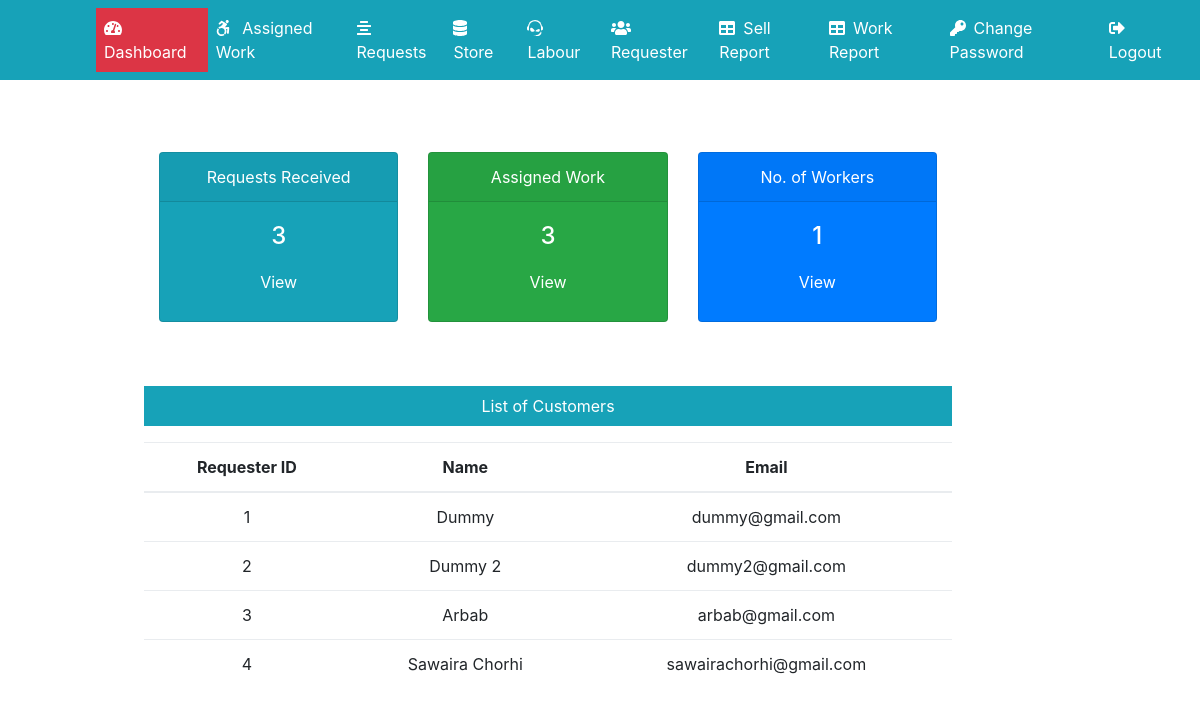
The app's page /Admin/dashboard.php (signed in) with its own data.
### tables this page shows
CREATE TABLE `requsterlogin_tb` (
  `r_login_id` int(11) NOT NULL,
  `r_name` varchar(60) NOT NULL,
  `r_email` varchar(60) NOT NULL,
  `r_password` varchar(60) NOT NULL
);

### Admin/dashboard.php (the view, shortened to what this page needs)
<?php
include('../dbConnection.php');
include('includes/header.php');
$sql = "SELECT max(request_id) FROM submitrequest_tb";
$result = $conn->query($sql);
$row = $result->fetch_row();
$submitrequest = $row[0];
$sql = "SELECT max(request_id) FROM assignwork_tb";
$result = $conn->query($sql);
$row = $result->fetch_row();
$assignwork = $row[0];
$sql = "SELECT * FROM technician_tb";
$result = $conn->query($sql);
$totaltech = $result->num_rows;
?>
<div class="col-sm-9 col-md-10 p-5 m-5">
    <div class="row text-center mx-5 m-2">
        <div class="col-sm-4 mt-5">
            <div class="card text-white bg-info mb-3" style="max-width: 16rem;">
            <div class="card-header">Requests Received</div>
            <div class="card-body">
                <h4 class="card-title"><?php echo $submitrequest; ?></h4>
                <a href="request.php" class="btn text-white"> View</a>
            </div>
            </div>
        </div>
        <div class="col-sm-4 mt-5">
            <div class="card text-white bg-success mb-3" style="max-width: 16rem;">
            <div class="card-header">Assigned Work</div>
            <div class="card-body">
                <h4 class="card-title"><?php echo $assignwork; ?></h4>
                <a href="work.php" class="btn text-white"> View</a>
            </div>
            </div>
        </div>
        <div class="col-sm-4 mt-5">
            <div class="card text-white bg-primary mb-3" style="max-width: 16rem;">
            <div class="card-header">No. of Workers</div>
            <div class="card-body">
                <h4 class="card-title"><?php echo $totaltech; ?></h4>
                <a href="technician.php" class="btn text-white"> View</a>
            </div>
            </div>
        </div>
    </div>
    <div class="mx-5 mt-5 text-center">
     <p class="bg-info text-white p-2">List of Customers </p>
     <?php
      $sql = "SELECT * FROM requsterlogin_tb";
      $result = $conn->query($sql);
      if($result->num_rows > 0){
          echo '
          <table class="table">
            <thead>
             <tr>
              <th scope="col">Requester ID</th>
              <th scope="col">Name</th>
              <th scope="col">Email</th>
              </tr>
            </thead>
            <tbody>';
             while($row = $result->fetch_assoc()){
             echo '<tr>';
              echo '<td>'.$row["r_login_id"].'</td>';
              echo '<td>'.$row["r_name"].'</td>';
              echo '<td>'.$row["r_email"].'</td>';
            echo '</tr>';
             }
           echo '</tbody>
          </table>';
      }else{
          echo '0 Result';
      }
     ?>
    </div>
</div>
    <?php
        include('includes/footer.php')
    ?>

### Admin/includes/header.php (shortened to what this page needs)
<!DOCTYPE html>
<html lang="en">
<head>
    <link rel = "stylesheet" href ="../css/bootstrap.min.css">
    <link rel= "stylesheet" href = "../css/all.min.css">
    <link rel= "stylesheet" href = "../css/custom.css">
</head>
<body>
<nav class= "navbar navbar-expand-md navbar-dark bg-info pl-5 fixed-top">
            <div class="collapse navbar-collapse" id="myMenu">
                <ul class="navbar-nav pl-5 custom-nav">
                    <li class="nav-item">
                        <a class="nav-link <?php if(PAGE == 'dashboard'){echo 'active';} ?>" href="dashboard.php">
                            <i class="fas fa-tachometer-alt mr-2">  </i>Dashboard
                        </a>
                    </li>
                    <li class="nav-item">
                        <a class="nav-link  <?php if(PAGE == 'work'){echo 'active';} ?>" href="work.php">
                            <i class="fab fa-accessible-icon mr-2">  </i> Assigned Work
                         </a>
                    </li>
                    <li class="nav-item">
                        <a class="nav-link <?php if(PAGE == 'request'){echo 'active';} ?>" href="request.php">
                            <i class="fas fa-align-center mr-2">  </i>Requests
                        </a>
                    </li>
                    <li class="nav-item">
                        <a class="nav-link <?php if(PAGE == 'assets'){echo 'active';} ?>" href="assets.php">
                            <i class="fas fa-database mr-2">  </i> Store
                        </a>
                    </li>
                    <li class="nav-item">
                        <a class="nav-link <?php if(PAGE == 'technician'){echo 'active';} ?>" href="technician.php">
                            <i class="fab fa-teamspeak mr-2">  </i>Labour
                        </a>
                    </li>
                    <li class="nav-item">
                        <a class="nav-link <?php if(PAGE == 'requester'){echo 'active';} ?>" href="requester.php">
                            <i class="fas fa-users mr-2">  </i>Requester
                        </a>
                    </li>
                    <li class="nav-item">
                        <a class="nav-link <?php if(PAGE == 'sellreport'){echo 'active';} ?>" href="soldproductreport.php">
                            <i class="fas fa-table center mr-2">  </i>Sell Report
                        </a>
                    </li>
                    <li class="nav-item">
                        <a class="nav-link <?php if(PAGE == 'workreport'){echo 'active';} ?>" href="workreport.php">
                            <i class="fas fa-table center mr-2">  </i>Work Report
                        </a>
                    </li>
                    <li class="nav-item">
                        <a class="nav-link <?php if(PAGE == 'changepass'){echo 'active';} ?>" href="changepass.php">
                            <i class="fas fa-key mr-2">  </i>Change Password
                        </a>
                    </li>
                    <li class="nav-item"><a class="nav-link" href="../logout.php">
                        <i class="fas fa-sign-out-alt mr-2">  </i>Logout </a>
                    </li>
                </ul>
            </div>
        </nav>

### Admin/includes/footer.php (shortened to what this page needs)
</body>
</html>

### css/custom.css (style rules this page uses)
.navbar #myMenu .custom-nav .nav-item a { color: #fff; }
a { color: black: }
.active { color: white; background-color:#dc3545; }

### records on screen
requsterlogin_tb: r_login_id "1", r_name "Dummy", r_email "dummy@gmail.com"
requsterlogin_tb: r_login_id "2", r_name "Dummy 2", r_email "dummy2@gmail.com"
requsterlogin_tb: r_login_id "3", r_name "Arbab", r_email "arbab@gmail.com"
requsterlogin_tb: r_login_id "4", r_name "Sawaira Chorhi", r_email "sawairachorhi@gmail.com"

### other values on screen
$submitrequest "3"
$assignwork "3"
$totaltech "1"
